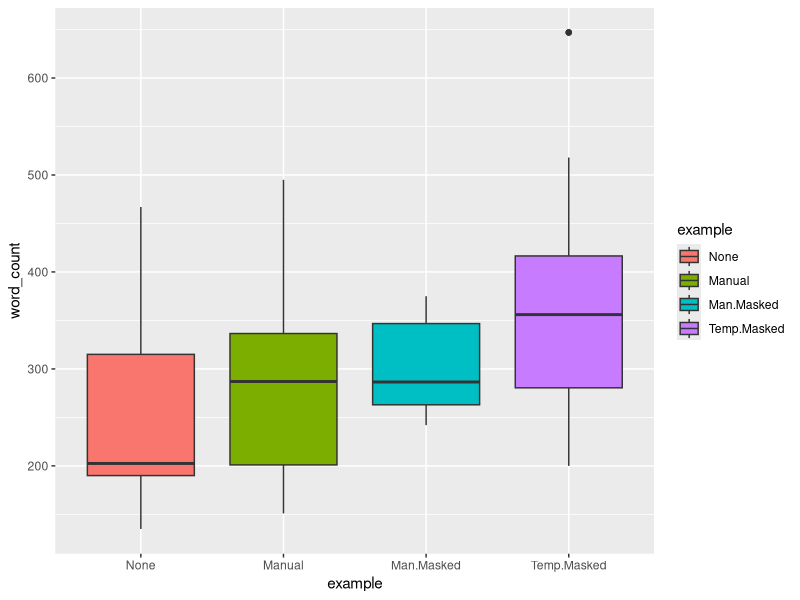
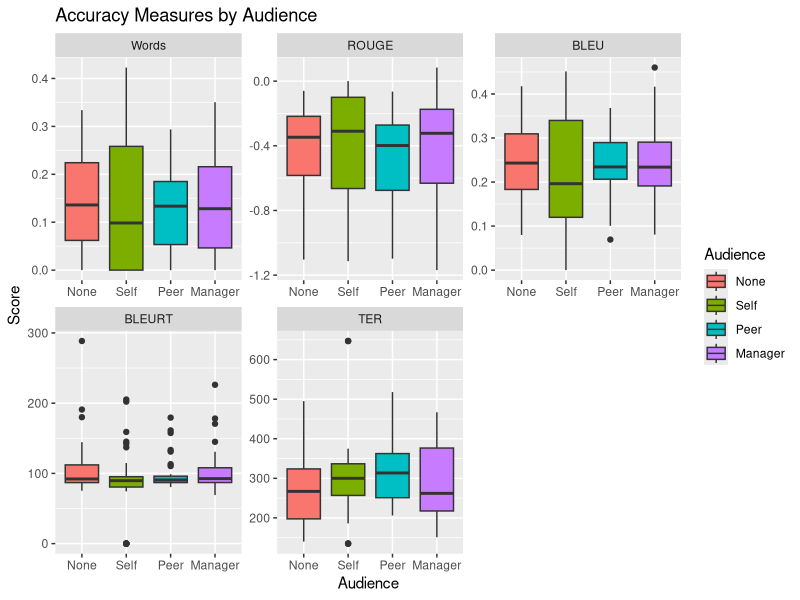
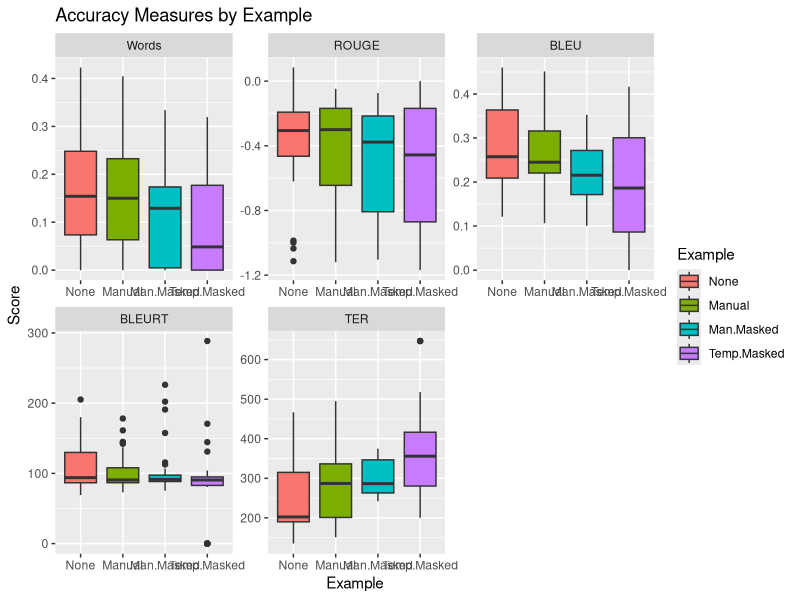
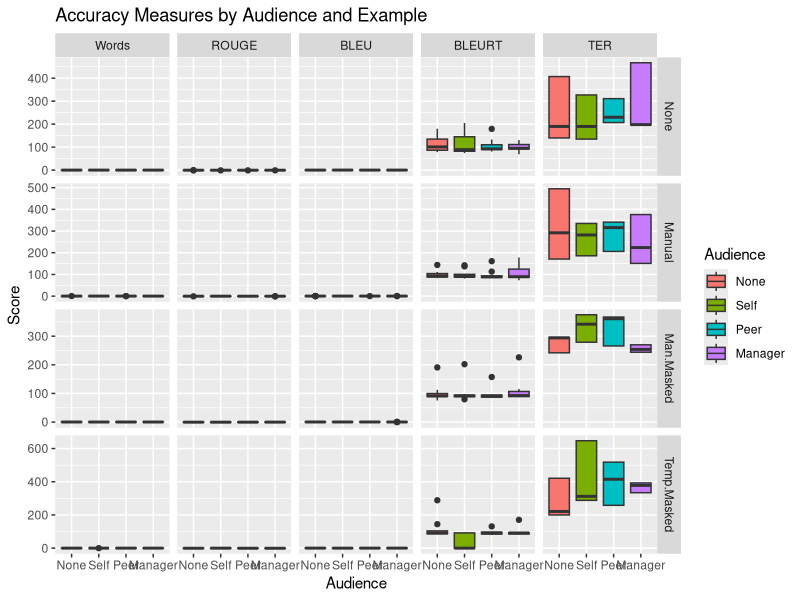
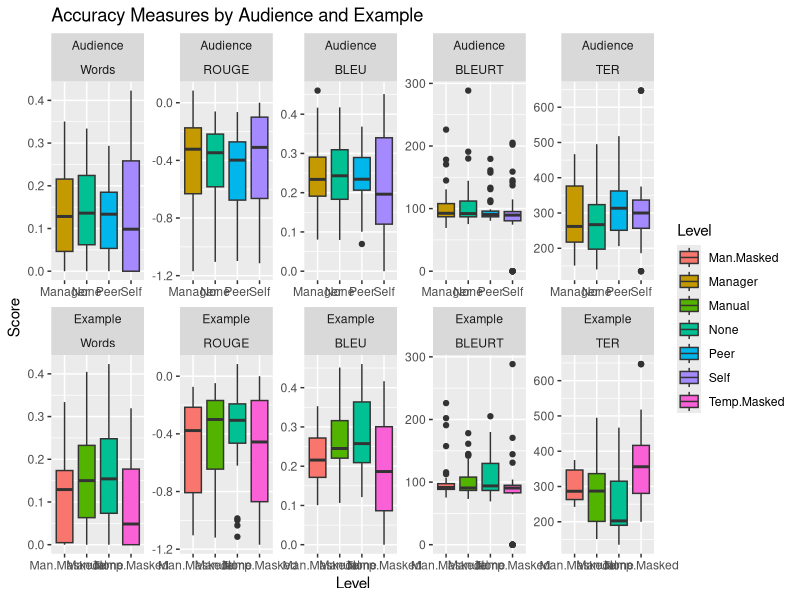
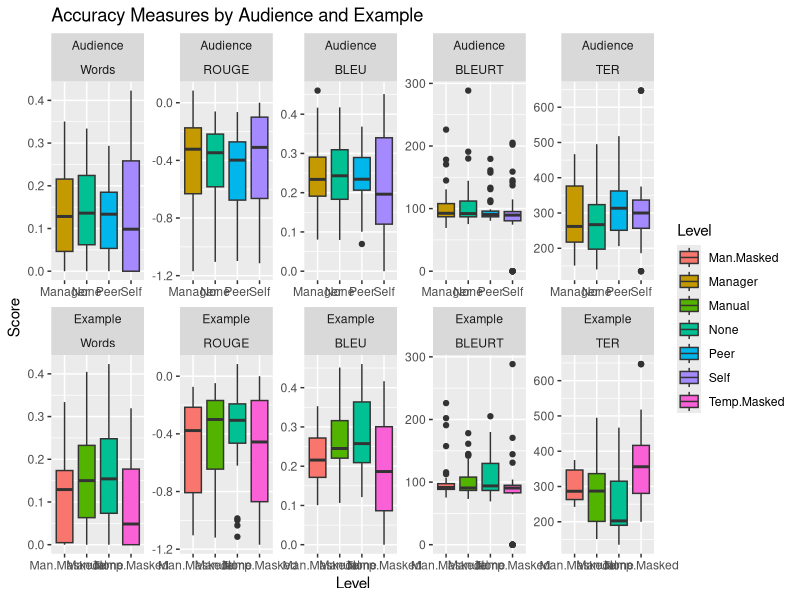

Generate these figures, in order, with R:
# Load required packages
library(ggplot2)
library(dplyr)
library(tidyr)

# Read the CSV file
data <- read.csv("data/data.csv")
# Set Data columns as factors and levels
data$audience <- factor(data$audience)
data$example <- factor(data$example)
data$person <- factor(data$person)
data$ground_truth <- factor(data$ground_truth)

levels(data$audience) <- c("None", "Self", "Peer", "Manager")
levels(data$example) <- c("None", "Manual", "Man.Masked", "Temp.Masked")
levels(data$person) <- c("P1","P2","P3")
levels(data$ground_truth) <- c("Manual", "Baseline", "Additional")


folder = "figs/v6/"
personFilter = 1


#Groups the metrics into a single column
# data %>%
#   gather(key = "metric", value = "value", word_count, rouge, bleu, bleurt, ter)

data %>%
  # filter(person == personFilter) %>% # & entity_type == "TOTAL") %>%
  # summary()
  ggplot( aes(x = example, y = word_count, fill = example)) +
  geom_boxplot()
  # facet_wrap(~audience, scales = "fixed")
  # labs(title = paste0("Entities by Audience for Paricipant",personFilter), x = "Audience", y = "Counts Over Summary Length")
  



#Show all accuracy measures in one graph
gatheredMetrics <- data %>%
  gather(key = "metric", value = "Score", word_count, rouge, bleu, bleurt, ter) %>%
  mutate(Audience = audience) %>%
  select(-audience) %>%
  mutate(Example = example) %>%
  select(-example)
    
gatheredMetrics$metric <- factor(gatheredMetrics$metric)
levels(gatheredMetrics$metric) <- c("Words","ROUGE", "BLEU", "BLEURT", "TER")
    
gatheredMetrics %>%
  ggplot(aes(x = Audience, y = Score, fill = Audience)) + 
  geom_boxplot() +
  facet_wrap(~metric, scales = "free") + 
  labs(title = "Accuracy Measures by Audience")
  
gatheredMetrics %>%
  ggplot(aes(x = Example, y = Score, fill = Example)) + 
  geom_boxplot() +
  facet_wrap(~metric, scales = "free") + 
  labs(title = "Accuracy Measures by Example")


gatheredMetrics %>%
  ggplot(aes(x = Audience, y = Score, fill = Audience)) + 
  geom_boxplot() +
  facet_grid(Example ~ metric, scales = "free") + 
  labs(title = "Accuracy Measures by Audience and Example")

# Put both Accuracy and Example in the same figure
gatheredMetrics2 <- gatheredMetrics%>%
  gather(key = "key_factor", value = "Level", Audience, Example )

gatheredMetrics2 %>%
  ggplot(aes(x = Level, y = Score, fill = Level)) + 
  geom_boxplot() +
  facet_wrap(key_factor ~ metric, nrow = 2, ncol = 5, scales = "free") + 
  labs(title = "Accuracy Measures by Audience and Example")
ggsave(paste0(folder,"accuracyMeasures.png"))
